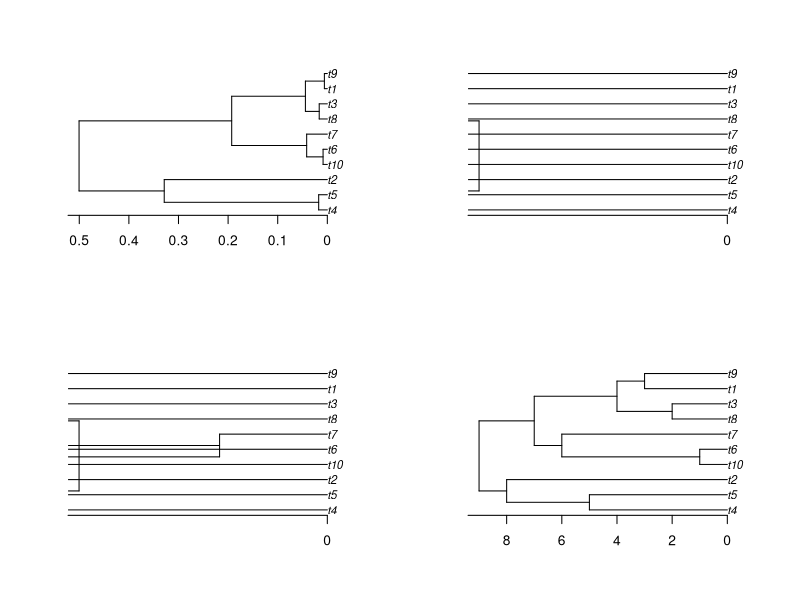

The R script that drew this image:
library(ape)


### Name: compute.brtime
### Title: Compute and Set Branching Times
### Aliases: compute.brtime
### Keywords: manip

### ** Examples

tr <- rtree(10)
layout(matrix(1:4, 2))
plot(compute.brtime(tr)); axisPhylo()
plot(compute.brtime(tr, force.positive = FALSE)); axisPhylo()
plot(compute.brtime(tr, 1:9)); axisPhylo() # a bit nonsense
plot(compute.brtime(tr, 1:9, TRUE)); axisPhylo()
layout(1)
